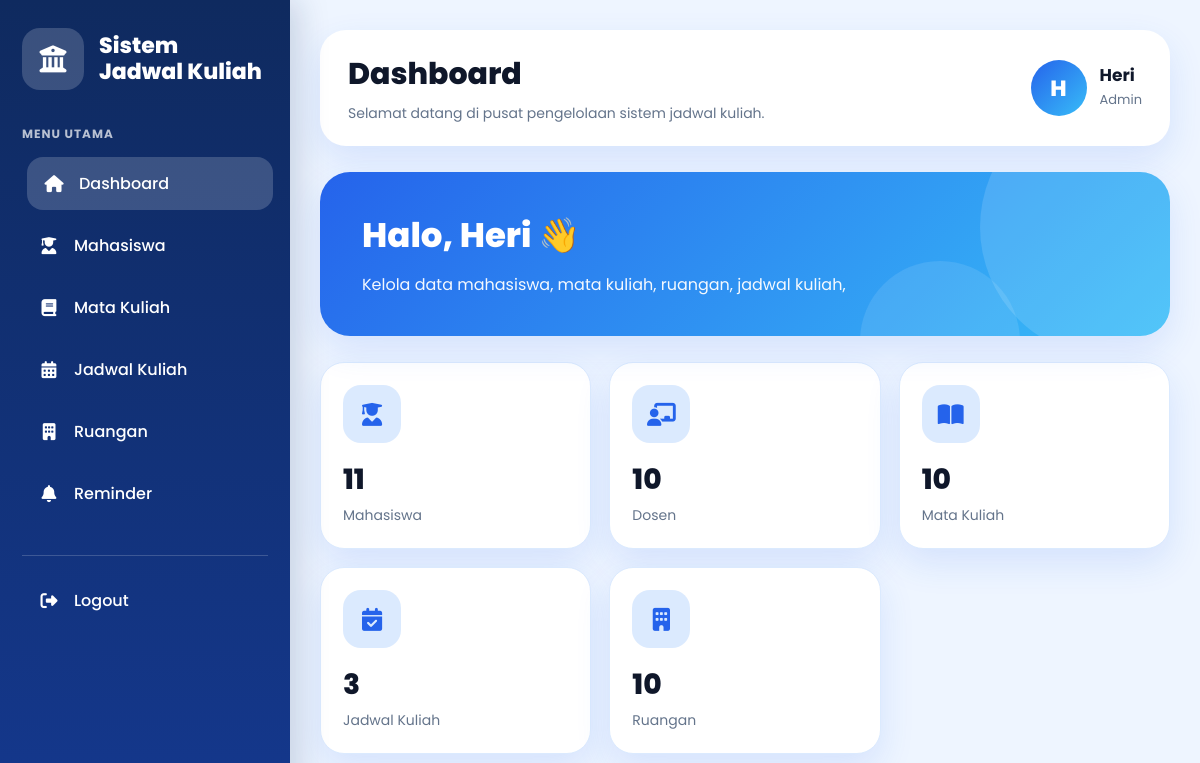
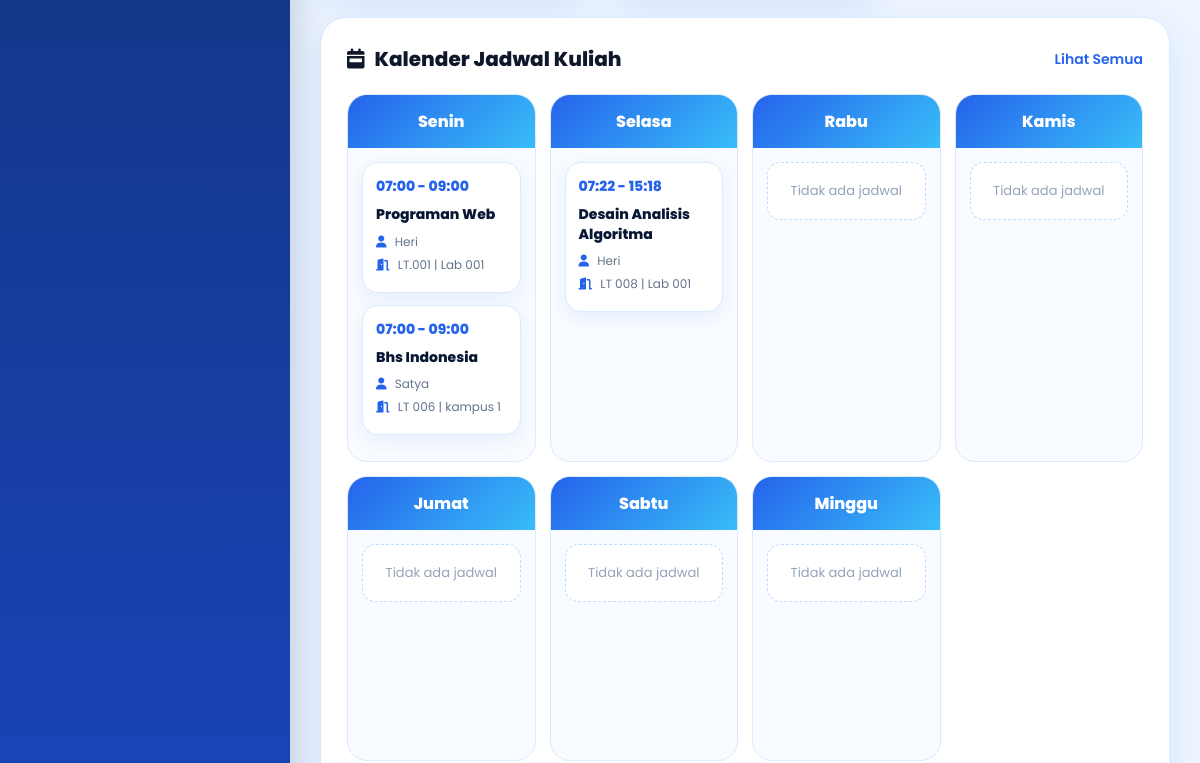
Page /dashboard-admin.php (signed in, upper part) on the earlier database version (2 pictures, top to bottom).
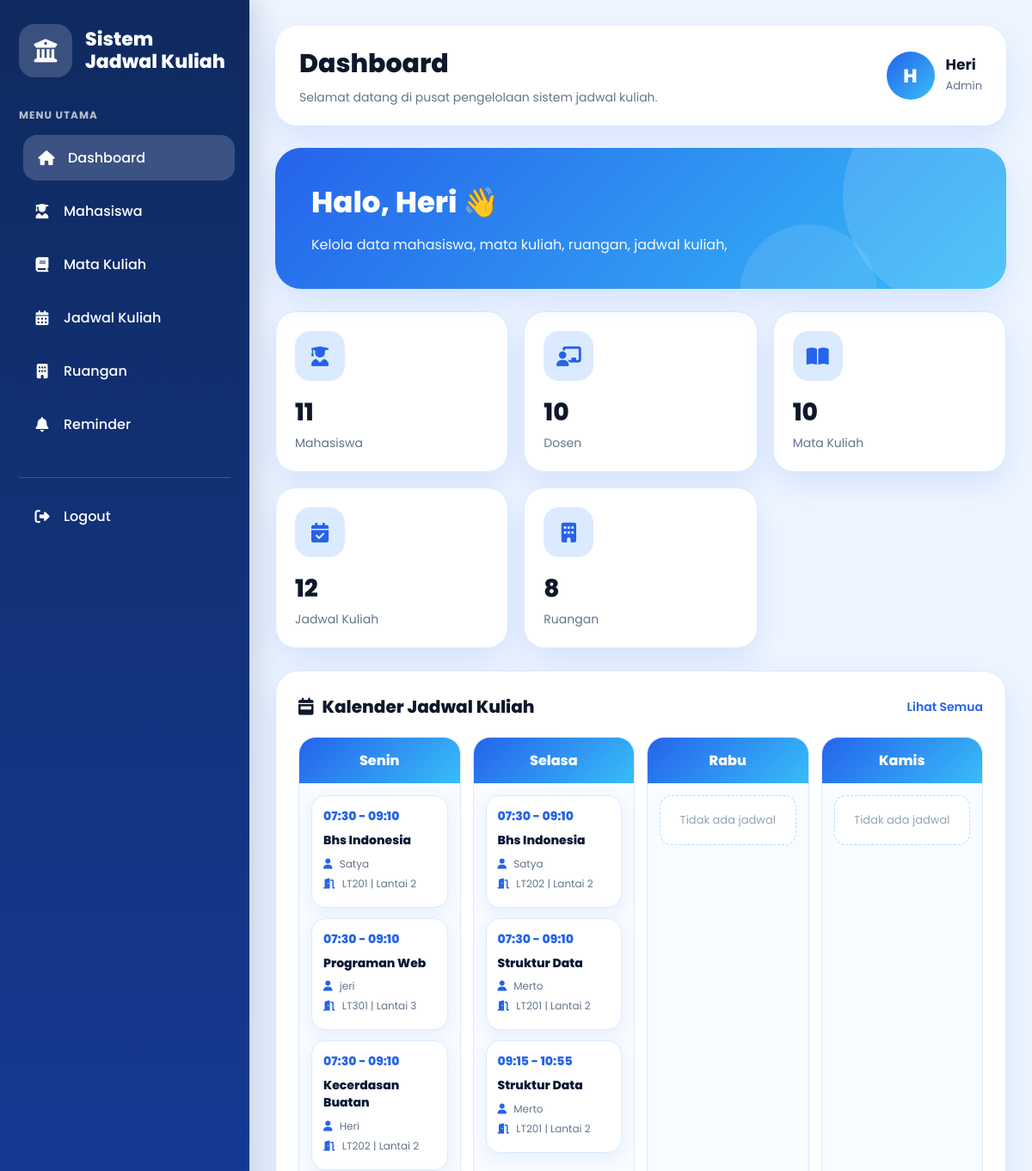
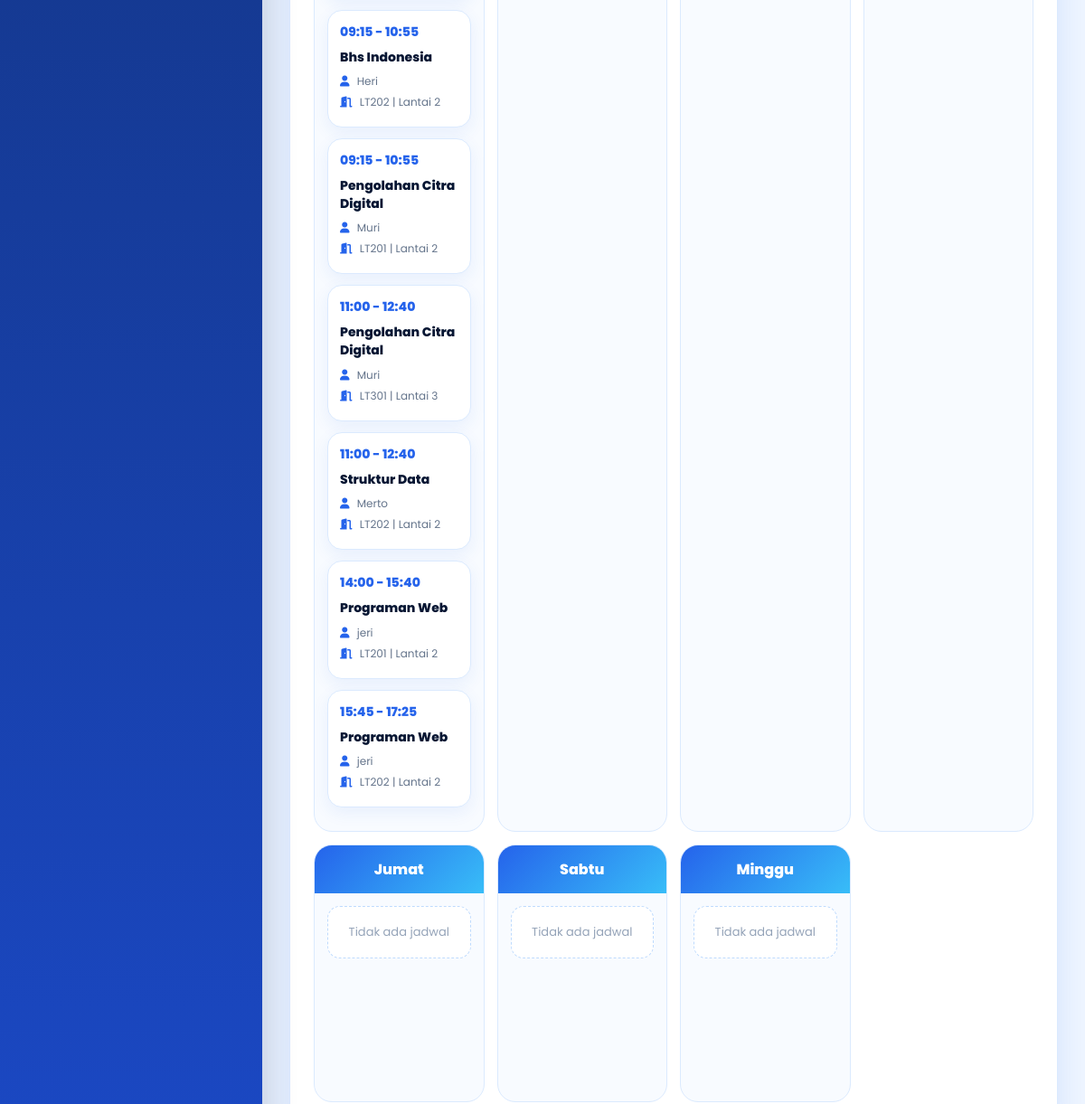
Same page on the later database version (2 pictures, top to bottom).
### tables this page shows
CREATE TABLE `jadwal_kuliah` (
  `id_jadwal` int(11) NOT NULL,
  `id_matkul` int(11) NOT NULL,
  `id_dosen` int(11) NOT NULL,
  `id_ruang` int(11) NOT NULL,
  `kelas` varchar(20) NOT NULL DEFAULT '-',
  `gedung` varchar(100) NOT NULL,
  `hari` varchar(20) NOT NULL,
  `waktu_mulai` time NOT NULL,
  `waktu_selesai` time NOT NULL
);

CREATE TABLE `mata_kuliah` (
  `id_matkul` int(11) NOT NULL,
  `nama_matkul` varchar(100) NOT NULL,
  `sks` int(11) NOT NULL
);

CREATE TABLE `dosen` (
  `id_dosen` int(11) NOT NULL,
  `nama_dosen` varchar(100) NOT NULL,
  `email_dosen` varchar(100) NOT NULL,
  `password` varchar(255) NOT NULL
);

CREATE TABLE `ruangan` (
  `id_ruang` int(11) NOT NULL,
  `nama_ruang` varchar(50) NOT NULL,
  `gedung` varchar(100) NOT NULL
);

### dashboard-admin.php (the view, shortened to what the changed rows need)
<?php
include "connect.php";
$conn->set_charset("utf8mb4");
function e($text) {
    return htmlspecialchars((string)$text, ENT_QUOTES, 'UTF-8');
}
function tableExists($conn, $table) {
    $tableSafe = mysqli_real_escape_string($conn, $table);
    $query = mysqli_query($conn, "SHOW TABLES LIKE '$tableSafe'");
    return $query && mysqli_num_rows($query) > 0;
}
function countTable($conn, $table) {
    if (!tableExists($conn, $table)) {
        return 0;
    }
    $tableSafe = str_replace("`", "``", $table);
    $query = mysqli_query($conn, "SELECT COUNT(*) AS total FROM `$tableSafe`");
    $data = mysqli_fetch_assoc($query);
    return (int)($data['total'] ?? 0);
}
function formatJam($jam) {
    return substr($jam, 0, 5);
}
$namaAdmin = $_SESSION['nama'];
$totalJadwal    = countTable($conn, 'jadwal_kuliah');
$totalRuangan   = countTable($conn, 'ruangan');
$hariKalender = [
    'Senin',
    'Selasa',
    'Rabu',
    'Kamis',
    'Jumat',
    'Sabtu',
    'Minggu'
];
$jadwalKalender = [];
foreach ($hariKalender as $hari) {
    $jadwalKalender[$hari] = [];
}
if (
    tableExists($conn, 'jadwal_kuliah') &&
    tableExists($conn, 'mata_kuliah') &&
    tableExists($conn, 'dosen') &&
    tableExists($conn, 'ruangan')
) {
    $queryKalender = mysqli_query($conn, "
        SELECT
            jk.id_jadwal,
            jk.hari,
            jk.waktu_mulai,
            jk.waktu_selesai,
            jk.gedung,
            mk.nama_matkul,
            d.nama_dosen,
            r.nama_ruang
        FROM jadwal_kuliah jk
        LEFT JOIN mata_kuliah mk
        ON jk.id_matkul = mk.id_matkul
        LEFT JOIN dosen d
        ON jk.id_dosen = d.id_dosen
        LEFT JOIN ruangan r
        ON jk.id_ruang = r.id_ruang
        ORDER BY
        FIELD(jk.hari, 'Senin','Selasa','Rabu','Kamis','Jumat','Sabtu','Minggu'),
        jk.waktu_mulai ASC
    ");
    if ($queryKalender) {
        while ($row = mysqli_fetch_assoc($queryKalender)) {
            $hari = $row['hari'];
            if (isset($jadwalKalender[$hari])) {
                $jadwalKalender[$hari][] = $row;
            }
        }
    }
}
?>
<!DOCTYPE html>
<html lang="id">
<head>
<link rel="stylesheet" href="https://cdnjs.cloudflare.com/ajax/libs/font-awesome/6.5.1/css/all.min.css">
</head>
<body>
<div class="app">
    <aside class="sidebar">
        <div class="brand">
            <div class="brand-text">
                <h2>Sistem<br>Jadwal Kuliah</h2>
            </div>
        </div>
    </aside>
    <main class="main">
        <section class="topbar">
            <div class="page-title">
                <h1>Dashboard</h1>
            </div>
        </section>
        <section class="hero">
            <div class="hero-content">
                <h2>Halo, <?php echo e($namaAdmin); ?> 👋</h2>
            </div>
        </section>
        <section class="stats">
            <div class="stat-card">
                <div class="stat-icon">
                    <i class="fa-solid fa-calendar-check"></i>
                </div>
                <div class="stat-number"><?php echo $totalJadwal; ?></div>
                <div class="stat-label">Jadwal Kuliah</div>
            </div>
            <div class="stat-card">
                <div class="stat-icon">
                    <i class="fa-solid fa-building"></i>
                </div>
                <div class="stat-number"><?php echo $totalRuangan; ?></div>
                <div class="stat-label">Ruangan</div>
            </div>
        </section>
        <section class="content-grid">
            <div class="card kalender-card">
                <div class="kalender-wrapper">
                    <?php foreach ($hariKalender as $hari) { ?>
                        <div class="kalender-day">
                            <div class="kalender-day-header">
                                <?php echo e($hari); ?>
                            </div>
                            <div class="kalender-day-body">
                                <?php if (!empty($jadwalKalender[$hari])) { ?>
                                    <?php foreach ($jadwalKalender[$hari] as $j) { ?>
                                        <div class="jadwal-mini">
                                            <div class="jadwal-time">
                                                <?php echo e(formatJam($j['waktu_mulai'])); ?>
                                                -
                                                <?php echo e(formatJam($j['waktu_selesai'])); ?>
                                            </div>
                                            <div class="jadwal-title">
                                                <?php echo e($j['nama_matkul'] ?: 'Mata Kuliah'); ?>
                                            </div>
                                            <div class="jadwal-info">
                                                <i class="fa-solid fa-user"></i>
                                                <?php echo e($j['nama_dosen'] ?: 'Dosen'); ?>
                                            </div>
                                            <div class="jadwal-info">
                                                <i class="fa-solid fa-door-open"></i>
                                                <?php echo e($j['nama_ruang'] ?: '-'); ?>
                                                |
                                                <?php echo e($j['gedung'] ?: '-'); ?>
                                            </div>
                                        </div>
                                    <?php } ?>
                                <?php } else { ?>
                                    <div class="jadwal-empty">
                                        Tidak ada jadwal
                                    </div>
                                <?php } ?>
                            </div>
                        </div>
                    <?php } ?>
                </div>
            </div>
        </section>
    </main>
</div>
</body>
</html>

Differences in the rows shown:
removed jadwal_kuliah: waktu_mulai "07:00", waktu_selesai "09:00", id_matkul.nama_matkul "Programan Web", id_dosen.nama_dosen "Heri", id_ruang.nama_ruang "LT.001", gedung "Lab 001", shown under "Senin"
removed jadwal_kuliah: waktu_mulai "07:00", waktu_selesai "09:00", id_matkul.nama_matkul "Bhs Indonesia", id_dosen.nama_dosen "Satya", id_ruang.nama_ruang "LT 006", gedung "kampus 1", shown under "Senin"
removed jadwal_kuliah: waktu_mulai "07:22", waktu_selesai "15:18", id_matkul.nama_matkul "Desain Analisis Algoritma", id_dosen.nama_dosen "Heri", id_ruang.nama_ruang "LT 008", gedung "Lab 001", shown under "Selasa"
added jadwal_kuliah: waktu_mulai "07:30", waktu_selesai "09:10", id_matkul.nama_matkul "Bhs Indonesia", id_dosen.nama_dosen "Satya", id_ruang.nama_ruang "LT201", gedung "Lantai 2", shown under "Senin"
added jadwal_kuliah: waktu_mulai "07:30", waktu_selesai "09:10", id_matkul.nama_matkul "Programan Web", id_dosen.nama_dosen "jeri", id_ruang.nama_ruang "LT301", gedung "Lantai 3", shown under "Senin"
added jadwal_kuliah: waktu_mulai "07:30", waktu_selesai "09:10", id_matkul.nama_matkul "Kecerdasan Buatan", id_dosen.nama_dosen "Heri", id_ruang.nama_ruang "LT202", gedung "Lantai 2", shown under "Senin"
added jadwal_kuliah: waktu_mulai "09:15", waktu_selesai "10:55", id_matkul.nama_matkul "Bhs Indonesia", id_dosen.nama_dosen "Heri", id_ruang.nama_ruang "LT202", gedung "Lantai 2", shown under "Senin"
added jadwal_kuliah: waktu_mulai "09:15", waktu_selesai "10:55", id_matkul.nama_matkul "Pengolahan Citra Digital", id_dosen.nama_dosen "Muri", id_ruang.nama_ruang "LT201", gedung "Lantai 2", shown under "Senin"
added jadwal_kuliah: waktu_mulai "11:00", waktu_selesai "12:40", id_matkul.nama_matkul "Pengolahan Citra Digital", id_dosen.nama_dosen "Muri", id_ruang.nama_ruang "LT301", gedung "Lantai 3", shown under "Senin"
added jadwal_kuliah: waktu_mulai "11:00", waktu_selesai "12:40", id_matkul.nama_matkul "Struktur Data", id_dosen.nama_dosen "Merto", id_ruang.nama_ruang "LT202", gedung "Lantai 2", shown under "Senin"
added jadwal_kuliah: waktu_mulai "14:00", waktu_selesai "15:40", id_matkul.nama_matkul "Programan Web", id_dosen.nama_dosen "jeri", id_ruang.nama_ruang "LT201", gedung "Lantai 2", shown under "Senin"
added jadwal_kuliah: waktu_mulai "15:45", waktu_selesai "17:25", id_matkul.nama_matkul "Programan Web", id_dosen.nama_dosen "jeri", id_ruang.nama_ruang "LT202", gedung "Lantai 2", shown under "Senin"
added jadwal_kuliah: waktu_mulai "07:30", waktu_selesai "09:10", id_matkul.nama_matkul "Bhs Indonesia", id_dosen.nama_dosen "Satya", id_ruang.nama_ruang "LT202", gedung "Lantai 2", shown under "Selasa"
added jadwal_kuliah: waktu_mulai "07:30", waktu_selesai "09:10", id_matkul.nama_matkul "Struktur Data", id_dosen.nama_dosen "Merto", id_ruang.nama_ruang "LT201", gedung "Lantai 2", shown under "Selasa"
added jadwal_kuliah: waktu_mulai "09:15", waktu_selesai "10:55", id_matkul.nama_matkul "Struktur Data", id_dosen.nama_dosen "Merto", id_ruang.nama_ruang "LT201", gedung "Lantai 2", shown under "Selasa"
Other differences:
$totalJadwal: "3" → "12"
$totalRuangan: "10" → "8"
